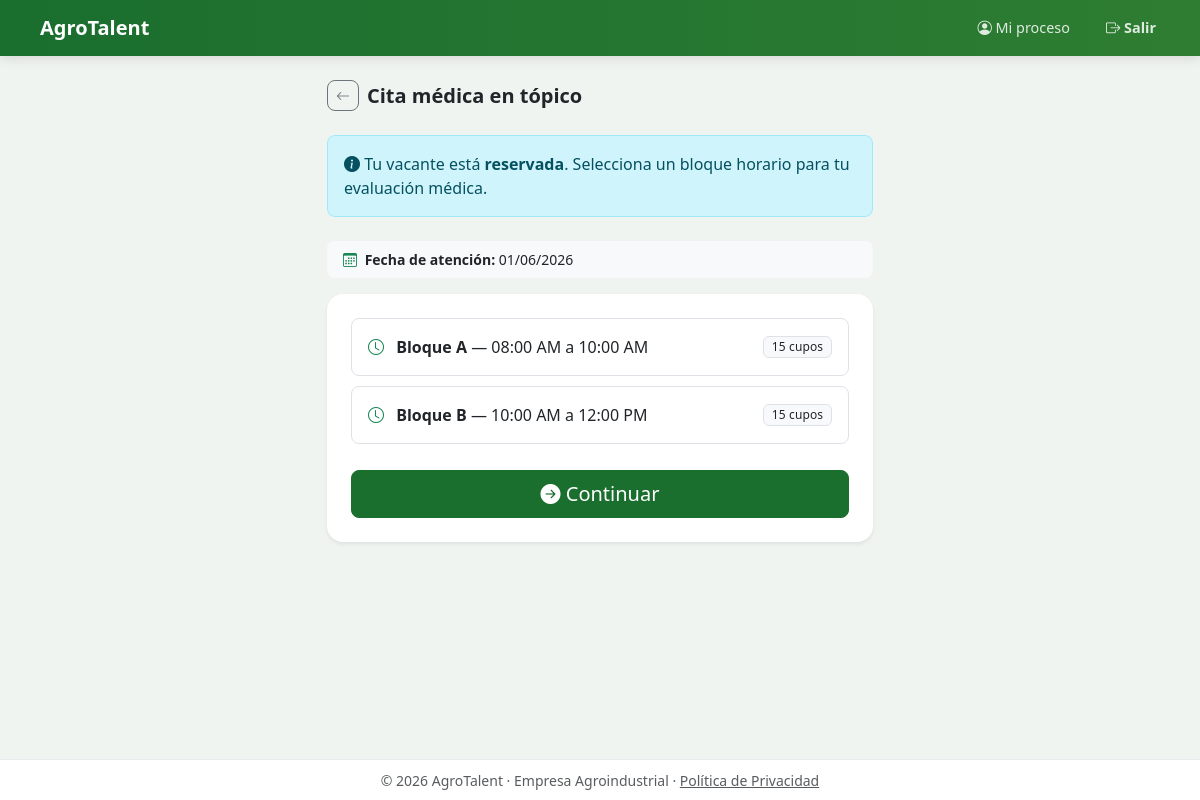
The app's page /postulante/cita-topico (signed in) with its own data.
### models.py (models this page shows, shortened)
class DiaTopico(db.Model):
    __tablename__ = 'dias_topico'
    id = db.Column(db.Integer, primary_key=True)
    convocatoria_id = db.Column(db.Integer, db.ForeignKey('convocatorias.id'), nullable=True)
    fecha = db.Column(db.Date, nullable=False)
    bloques = db.relationship('BloqueTopico', backref='dia', lazy=True, order_by='BloqueTopico.nombre')

class BloqueTopico(db.Model):
    __tablename__ = 'bloques_topico'
    id = db.Column(db.Integer, primary_key=True)
    dia_id = db.Column(db.Integer, db.ForeignKey('dias_topico.id'), nullable=False)
    nombre = db.Column(db.String(1), nullable=False)
    hora_inicio = db.Column(db.String(10), nullable=False)
    hora_fin = db.Column(db.String(10), nullable=False)
    cupos_total = db.Column(db.Integer, nullable=False, default=0)
    cupos_ocupados = db.Column(db.Integer, default=0)
    @property
    def cupos_disponibles(self):
        return self.cupos_total - self.cupos_ocupados

### app.py (the view, shortened to what this page needs)
@app.route('/postulante/cita-topico', methods=['GET', 'POST'])
@login_required
@rol_requerido('postulante')
def postulante_cita_topico():
    p = current_user.postulante
    conv = convocatoria_activa()
    dia = DiaTopico.query.filter_by(convocatoria_id=conv.id).first() if conv else None
    bloques_disponibles = [b for b in (dia.bloques if dia else []) if b.cupos_disponibles > 0]
    if p.cita and p.estado_proceso == 'cita_programada':
        return render_template('postulante/cita_topico.html',
                               postulante=p, bloques=bloques_disponibles,
                               dia=dia, ya_tiene_cita=True,
                               confirmar=False, bloque_sel=None)
    return render_template('postulante/cita_topico.html',
                           postulante=p, bloques=bloques_disponibles,
                           dia=dia, ya_tiene_cita=False,
                           confirmar=False, bloque_sel=None)

### app.py (called while the page is built)
@login_manager.user_loader
def load_user(uid):
    return db.session.get(Usuario, int(uid))

@app.template_filter('hora_ampm')
def hora_ampm(valor):
    try:
        from datetime import datetime as dt
        t = dt.strptime(str(valor), '%H:%M')
        return t.strftime('%I:%M %p')
    except Exception:
        return valor

def rol_requerido(*roles):
    def decorator(f):
        @wraps(f)
        def wrapped(*args, **kwargs):
            if not current_user.is_authenticated or current_user.rol not in roles:
                flash('Acceso restringido.', 'danger')
                return redirect(url_for('login'))
            return f(*args, **kwargs)
        return wrapped
    return decorator

def convocatoria_activa():
    return Convocatoria.query.filter_by(activa=True).first()

### templates/postulante/cita_topico.html (shortened to what this page needs)
{% extends "base.html" %}
{% block content %}
<div class="row justify-content-center">
  <div class="col-12 col-lg-6">
    <div class="d-flex align-items-center gap-2 mb-4">
      <a href="{{ url_for('postulante_dashboard') }}" class="btn btn-sm btn-outline-secondary rounded-3"><i class="bi bi-arrow-left"></i></a>
      <h5 class="fw-bold mb-0">Cita médica en tópico</h5>
    </div>
    {% if ya_tiene_cita %}
    <div class="card border-0 shadow-sm rounded-4">
      <div class="card-body p-4 text-center">
        <i class="bi bi-calendar-check-fill text-success" style="font-size:3rem"></i>
        <h5 class="fw-bold mt-3">Cita ya programada</h5>
        {% if postulante.cita %}
        <div class="bg-light rounded-3 p-3 mt-3 text-start small">
          <div class="row g-2">
            <div class="col-6"><span class="text-muted">Fecha:</span><br>
              <strong>{{ postulante.cita.dia.fecha.strftime('%d/%m/%Y') if postulante.cita.dia else '—' }}</strong></div>
            <div class="col-6"><span class="text-muted">Bloque:</span><br>
              <strong>{{ postulante.cita.etiqueta_bloque }}</strong></div>
            <div class="col-12"><span class="text-muted">Estado:</span><br>
              <span class="badge bg-warning text-dark">{{ postulante.cita.estado_cita.title() }}</span>
            </div>
          </div>
        </div>
        {% endif %}
        <a href="{{ url_for('postulante_dashboard') }}" class="btn btn-success mt-3 rounded-3">Volver a mi panel</a>
      </div>
    </div>
    {% else %}
    <div class="alert alert-info rounded-3 mb-4">
      <i class="bi bi-info-circle-fill"></i>
      Tu vacante está <strong>reservada</strong>. Selecciona un bloque horario para tu evaluación médica.
    </div>
    {% if dia %}
    <div class="bg-light rounded-3 px-3 py-2 mb-3 small">
      <i class="bi bi-calendar3 text-success me-1"></i>
      <strong>Fecha de atención:</strong> {{ dia.fecha.strftime('%d/%m/%Y') }}
    </div>
    {% endif %}
    <div class="card border-0 shadow-sm rounded-4">
      <div class="card-body p-4">
        <form method="POST">
          <div class="d-grid gap-2 mb-4">
            {% for b in bloques %}
            <div class="form-check option-card rounded-3 p-3 border">
              <label class="form-check-label w-100 d-flex justify-content-between align-items-center"
                     for="bloque_{{ b.id }}">
                <span>
                  <i class="bi bi-clock text-success me-2"></i>
                  <strong>Bloque {{ b.nombre }}</strong> — {{ b.hora_inicio | hora_ampm }} a {{ b.hora_fin | hora_ampm }}
                </span>
                <span class="badge bg-light text-dark border">{{ b.cupos_disponibles }} cupos</span>
              </label>
            </div>
            {% endfor %}
          </div>
          <div class="d-grid">
            <button type="submit" class="btn btn-success btn-lg rounded-3">
              <i class="bi bi-arrow-right-circle-fill"></i> Continuar
            </button>
          </div>
        </form>
      </div>
    </div>
    {% endif %}
  </div>
</div>
{% endblock %}

### static/css/main.css (style rules this page uses)
:root { --verde: #1a6e2e; --verde-medio: #28a745; --verde-claro: #e8f5e9; --amarillo: #f5c518; --gris: #f8f9fa; --texto: #212529; --muted: #6c757d; }
body { font-family: 'Segoe UI', system-ui, sans-serif; background-color: #f0f4f0; color: var(--texto); min-height: 100vh; display: flex; flex-direction: column; }
.card { transition: box-shadow .15s; }
.btn-success { background-color: var(--verde); border-color: var(--verde); }
.option-card { cursor: pointer; display: block; border: 1.5px solid #e2e5e0; border-radius: .9rem; background: #fff; transition: border-color .15s ease, background-color .15s ease, box-shadow .15s ease; }
.badge { font-weight: 500; letter-spacing: .01em; }

### records on screen
DiaTopico: fecha "01/06/2026"
BloqueTopico: nombre "A", hora_inicio|hora_ampm "08:00 AM", hora_fin|hora_ampm "10:00 AM", cupos_disponibles "15"
BloqueTopico: nombre "B", hora_inicio|hora_ampm "10:00 AM", hora_fin|hora_ampm "12:00 PM", cupos_disponibles "15"
